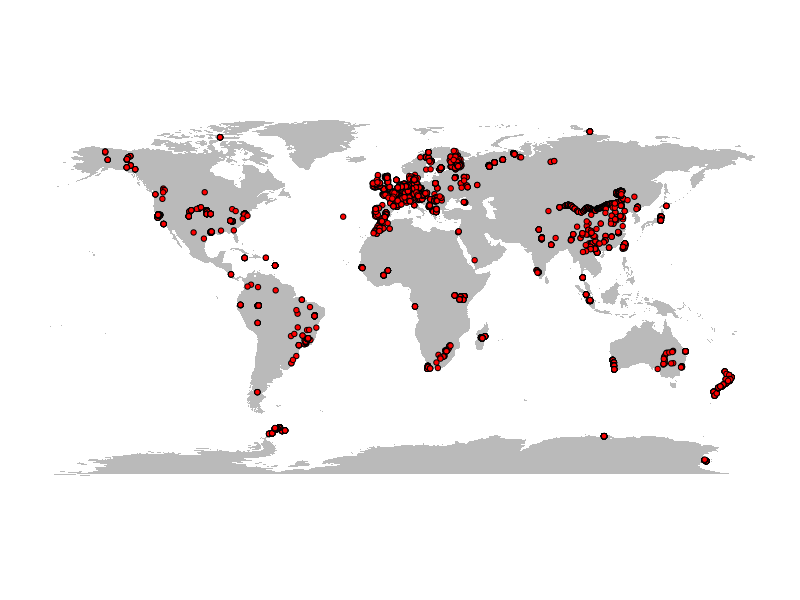
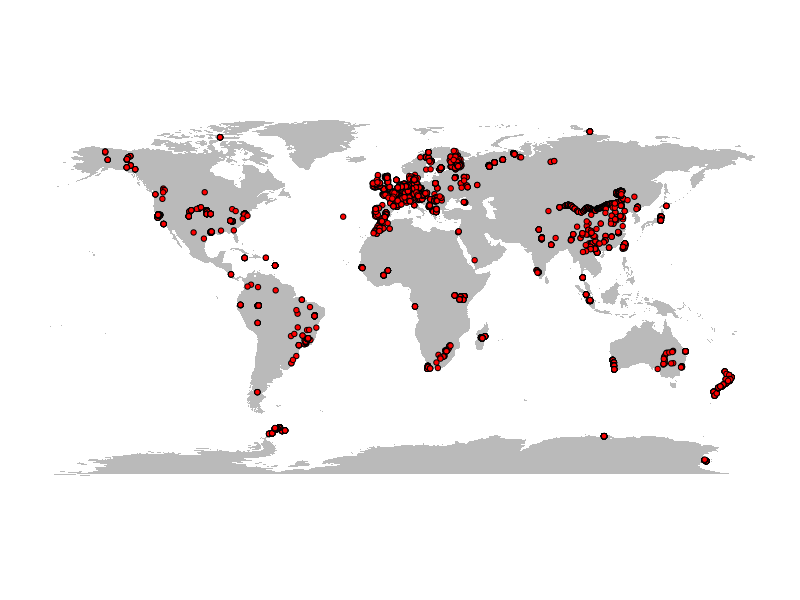

The R source for these figures, in order:
## ---- chunk 1
knitr::opts_chunk$set(echo = TRUE)
## ---- chunk 2
suppressPackageStartupMessages({
  library(cowplot)
  library(scales)
  library(plyr)
  library(reshape2)
  library(RColorBrewer)
  library(data.table)
  library(tidyverse)
})
## ---- chunk 3
# Set working directory
setwd("~/ETH/Projects/Nematodes_SciData")

# Load full dataset, including WWF_Biome and Pixel_Lat, Pixel_Long
full_data_wBiome <- fread("data/20191028_Nematode_v2_final.csv") %>% 
  mutate(WWF_Biome = round(WWF_Biome, 0))

# Set WWF_Biome to 25 as arbitrary biome for Antarctic sites
full_data_wBiome[full_data_wBiome$Latitude < -60,]$WWF_Biome <- 25

# Aggregate onto pixel level
aggregated <- full_data_wBiome %>%  
  select(Bacterivores, Fungivores, Herbivores, Omnivores, Predators, Unidentified, Total_Number, Pixel_Lat, Pixel_Long) %>% 
  group_by(Pixel_Lat, Pixel_Long) %>% 
  summarise_all(mean) %>% 
  filter(!is.na(Pixel_Lat))

# Write to csv
write.csv(aggregated, "data/20191029_nematodes_aggregated.csv", row.names = F)

# This dataset ("20191029_nematodes_aggregated.csv") was sampled to pull covariate data
sampled_data <- read.csv("data/20191029_nematode_aggretatedPixelValues_wBiome.csv") %>%
  mutate(WWF_Biome = round(WWF_Biome,0)) 

Data_tot <- sampled_data %>% 
  select(Total_Number, Bacterivores, Fungivores, Herbivores, Omnivores, Predators) %>% 
  pivot_longer(everything(),
               names_to = "Group",
               values_to = "Count")
## ---- chunk 4
full_data_summary <- full_data_wBiome %>% 
  select(Bacterivores, Fungivores, Herbivores, Omnivores, Predators, Total_Number) %>% 
  pivot_longer(everything(),names_to = "Group", values_to = "Count") %>% 
  na.omit() %>% 
  group_by(Group) %>% 
  summarise(mean = mean(Count), median = median(Count), n = n()) %>% 
  mutate(mean = round(mean),median = round(median))
full_data_summary
write.csv(full_data_summary,"Table1_full_data_sum.csv") 
## ---- chunk 5
# Plot sampling points on map
nematode_pointmap <- ggplot() + geom_polygon(data = map_data("world"), 
                                             aes(x = long, y = lat, group = group),
                                             fill = "#bababa",
                                             color = NA,
                                             size = 0.1) + 
  coord_fixed(1.1) +
  geom_point(data = full_data_wBiome,
             aes(x = Longitude, y = Latitude),
             fill = "red",
             color = "black",
             pch = 21
  ) +
  scale_fill_gradientn(colors = brewer.pal(8, "YlOrRd"),
                       limits = c(0, 4000),
                       oob = scales::squish,
                       name = "Nematodes per 100g dry soil") +
  theme_minimal() +
  theme(legend.position = "bottom",
        legend.box="horizontal",
        panel.grid = element_blank(),
        axis.title=element_blank(),
        axis.text=element_blank()) +
  guides(fill = guide_colorbar(title.position = "top"))

nematode_pointmap

# Save to file
ggsave("figXX_nematode_pointmap.pdf", plot = nematode_pointmap)
## ---- chunk 6
Data_biome <- full_data_wBiome %>% 
  select('Total_Number','Bacterivores','Fungivores',"Herbivores",'Omnivores','Predators','WWF_Biome') %>% 
  mutate(WWF_Biome = round(WWF_Biome)) %>% 
  filter(WWF_Biome != 98) %>%
  filter(WWF_Biome != 0) %>% 
  # na.omit() %>% 
  reshape2::melt(id.vars = "WWF_Biome") %>%
  mutate(WWF_Biome = replace(WWF_Biome, WWF_Biome == 1, "Tropical Moist Forests")) %>%
  mutate(WWF_Biome = replace(WWF_Biome, WWF_Biome == 2, "Tropical Dry Forests")) %>%
  mutate(WWF_Biome = replace(WWF_Biome, WWF_Biome == 3, "Tropical Coniferous Forests")) %>%
  mutate(WWF_Biome = replace(WWF_Biome, WWF_Biome == 4, "Temperate Broadleaf Forests")) %>%
  mutate(WWF_Biome = replace(WWF_Biome, WWF_Biome == 5, "Temperate Conifer Forests")) %>%
  mutate(WWF_Biome = replace(WWF_Biome, WWF_Biome == 6, "Boreal Forests")) %>%
  mutate(WWF_Biome = replace(WWF_Biome, WWF_Biome == 7, "Tropical Grasslands")) %>%
  mutate(WWF_Biome = replace(WWF_Biome, WWF_Biome == 8, "Temperate Grasslands")) %>%
  mutate(WWF_Biome = replace(WWF_Biome, WWF_Biome == 9, "Flooded Grasslands")) %>%
  mutate(WWF_Biome = replace(WWF_Biome, WWF_Biome == 10, "Montane Grasslands")) %>%
  mutate(WWF_Biome = replace(WWF_Biome, WWF_Biome == 11, "Tundra")) %>%
  mutate(WWF_Biome = replace(WWF_Biome, WWF_Biome == 12, "Mediterranean Forests")) %>%
  mutate(WWF_Biome = replace(WWF_Biome, WWF_Biome == 13, "Deserts")) %>% 
  mutate(WWF_Biome = replace(WWF_Biome, WWF_Biome == 25, "Antarctica")) %>% 
  setNames(., c("Biome","Group","Count")) 

Data_biome_sum <- Data_biome %>%
  filter(Group == "Total_Number") %>% 
  group_by(Biome) %>% 
  dplyr::summarize(mean = mean(Count, na.rm=TRUE), 
                   median = median(Count, na.rm=TRUE),
                   n = n()) %>% 
  arrange(desc(median))  %>% 
  mutate(mean = round(mean), median = round(median))

Data_biome_sum

write.csv(Data_biome_sum, "Table2_biome_sum.csv")
